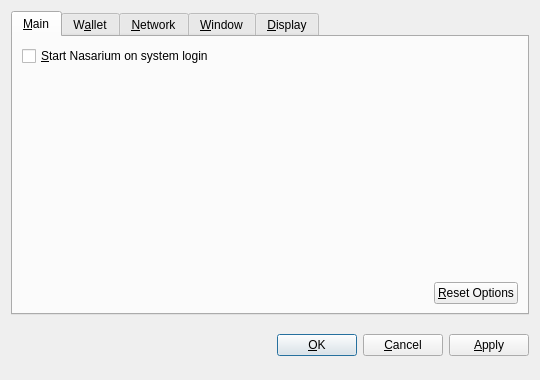
<?xml version="1.0" encoding="UTF-8"?>
<ui version="4.0">
 <class>OptionsDialog</class>
 <widget class="QDialog" name="OptionsDialog">
  <property name="geometry">
   <rect>
    <x>0</x>
    <y>0</y>
    <width>540</width>
    <height>380</height>
   </rect>
  </property>
  <property name="windowTitle">
   <string>Options</string>
  </property>
  <property name="styleSheet">
   <string notr="true">background-image: url(:/images/bkg2);</string>
  </property>
  <property name="modal">
   <bool>true</bool>
  </property>
  <layout class="QVBoxLayout" name="verticalLayout">
   <item>
    <widget class="QTabWidget" name="tabWidget">
     <property name="tabPosition">
      <enum>QTabWidget::North</enum>
     </property>
     <property name="currentIndex">
      <number>0</number>
     </property>
     <widget class="QWidget" name="tabMain">
      <attribute name="title">
       <string>&amp;Main</string>
      </attribute>
      <layout class="QVBoxLayout" name="verticalLayout_Main">
       <item>
        <widget class="QCheckBox" name="bitcoinAtStartup">
         <property name="toolTip">
          <string>Automatically start Nasarium after logging in to the system.</string>
         </property>
         <property name="text">
          <string>&amp;Start Nasarium on system login</string>
         </property>
        </widget>
       </item>
       <item>
        <spacer name="verticalSpacer_Main">
         <property name="orientation">
          <enum>Qt::Vertical</enum>
         </property>
         <property name="sizeHint" stdset="0">
          <size>
           <width>20</width>
           <height>40</height>
          </size>
         </property>
        </spacer>
       </item>
       <item>
        <layout class="QHBoxLayout" name="horizontalLayout_2_Main">
         <item>
          <spacer name="horizontalSpacer_2_Main">
           <property name="orientation">
            <enum>Qt::Horizontal</enum>
           </property>
           <property name="sizeHint" stdset="0">
            <size>
             <width>40</width>
             <height>20</height>
            </size>
           </property>
          </spacer>
         </item>
         <item>
          <widget class="QPushButton" name="resetButton">
           <property name="toolTip">
            <string>Reset all client options to default.</string>
           </property>
           <property name="text">
            <string>&amp;Reset Options</string>
           </property>
           <property name="autoDefault">
            <bool>false</bool>
           </property>
          </widget>
         </item>
        </layout>
       </item>
      </layout>
     </widget>
     <widget class="QWidget" name="tabWallet">
      <attribute name="title">
       <string>W&amp;allet</string>
      </attribute>
      <layout class="QVBoxLayout" name="verticalLayout_Network">
       <item>
        <widget class="QLabel" name="transactionFeeInfoLabel">
         <property name="text">
          <string>Optional transaction fee per kB that helps make sure your transactions are processed quickly. Most transactions are 1 kB.</string>
         </property>
         <property name="textFormat">
          <enum>Qt::PlainText</enum>
         </property>
         <property name="wordWrap">
          <bool>true</bool>
         </property>
        </widget>
       </item>
       <item>
        <layout class="QHBoxLayout" name="horizontalLayout_1_Main">
         <item>
          <widget class="QLabel" name="transactionFeeLabel">
           <property name="text">
            <string>Pay transaction &amp;fee</string>
           </property>
           <property name="textFormat">
            <enum>Qt::PlainText</enum>
           </property>
           <property name="buddy">
            <cstring>transactionFee</cstring>
           </property>
          </widget>
         </item>
         <item>
          <widget class="BitcoinAmountField" name="transactionFee"/>
         </item>
         <item>
          <spacer name="horizontalSpacer_1_Main">
           <property name="orientation">
            <enum>Qt::Horizontal</enum>
           </property>
           <property name="sizeHint" stdset="0">
            <size>
             <width>40</width>
             <height>20</height>
            </size>
           </property>
          </spacer>
         </item>
        </layout>
       </item>
       <item>
        <widget class="QLabel" name="label">
         <property name="text">
          <string>If you disable the spending of unconfirmed change, the change from a transaction cannot be used until that transaction has at least one confirmation. This also affects how your balance is computed.</string>
         </property>
         <property name="wordWrap">
          <bool>true</bool>
         </property>
        </widget>
       </item>
       <item>
        <widget class="QCheckBox" name="spendZeroConfChange">
         <property name="text">
          <string>Spend unconfirmed change  (experts only)</string>
         </property>
        </widget>
       </item>
       <item>
        <spacer name="verticalSpacer">
         <property name="orientation">
          <enum>Qt::Vertical</enum>
         </property>
         <property name="sizeHint" stdset="0">
          <size>
           <width>20</width>
           <height>40</height>
          </size>
         </property>
        </spacer>
       </item>
      </layout>
     </widget>
     <widget class="QWidget" name="tabNetwork">
      <attribute name="title">
       <string>&amp;Network</string>
      </attribute>
      <layout class="QVBoxLayout" name="verticalLayout_Network">
       <item>
        <widget class="QCheckBox" name="mapPortUpnp">
         <property name="toolTip">
          <string>Automatically open the Nasarium client port on the router. This only works when your router supports UPnP and it is enabled.</string>
         </property>
         <property name="text">
          <string>Map port using &amp;UPnP</string>
         </property>
        </widget>
       </item>
       <item>
        <widget class="QCheckBox" name="connectSocks">
         <property name="toolTip">
          <string>Connect to the Nasarium network through a SOCKS proxy (e.g. when connecting through Tor).</string>
         </property>
         <property name="text">
          <string>&amp;Connect through SOCKS proxy:</string>
         </property>
        </widget>
       </item>
       <item>
        <layout class="QHBoxLayout" name="horizontalLayout_Network">
         <item>
          <widget class="QLabel" name="proxyIpLabel">
           <property name="text">
            <string>Proxy &amp;IP:</string>
           </property>
           <property name="textFormat">
            <enum>Qt::PlainText</enum>
           </property>
           <property name="buddy">
            <cstring>proxyIp</cstring>
           </property>
          </widget>
         </item>
         <item>
          <widget class="QValidatedLineEdit" name="proxyIp">
           <property name="maximumSize">
            <size>
             <width>140</width>
             <height>16777215</height>
            </size>
           </property>
           <property name="toolTip">
            <string>IP address of the proxy (e.g. 127.0.0.1)</string>
           </property>
          </widget>
         </item>
         <item>
          <widget class="QLabel" name="proxyPortLabel">
           <property name="text">
            <string>&amp;Port:</string>
           </property>
           <property name="textFormat">
            <enum>Qt::PlainText</enum>
           </property>
           <property name="buddy">
            <cstring>proxyPort</cstring>
           </property>
          </widget>
         </item>
         <item>
          <widget class="QLineEdit" name="proxyPort">
           <property name="maximumSize">
            <size>
             <width>55</width>
             <height>16777215</height>
            </size>
           </property>
           <property name="toolTip">
            <string>Port of the proxy (e.g. 9050)</string>
           </property>
          </widget>
         </item>
         <item>
          <widget class="QLabel" name="socksVersionLabel">
           <property name="text">
            <string>SOCKS &amp;Version:</string>
           </property>
           <property name="textFormat">
            <enum>Qt::PlainText</enum>
           </property>
           <property name="buddy">
            <cstring>socksVersion</cstring>
           </property>
          </widget>
         </item>
         <item>
          <widget class="QValueComboBox" name="socksVersion">
           <property name="toolTip">
            <string>SOCKS version of the proxy (e.g. 5)</string>
           </property>
          </widget>
         </item>
         <item>
          <spacer name="horizontalSpacer_Network">
           <property name="orientation">
            <enum>Qt::Horizontal</enum>
           </property>
           <property name="sizeHint" stdset="0">
            <size>
             <width>40</width>
             <height>20</height>
            </size>
           </property>
          </spacer>
         </item>
        </layout>
       </item>
       <item>
        <spacer name="verticalSpacer_Network">
         <property name="orientation">
          <enum>Qt::Vertical</enum>
         </property>
         <property name="sizeHint" stdset="0">
          <size>
           <width>20</width>
           <height>40</height>
          </size>
         </property>
        </spacer>
       </item>
      </layout>
     </widget>
     <widget class="QWidget" name="tabWindow">
      <attribute name="title">
       <string>&amp;Window</string>
      </attribute>
      <layout class="QVBoxLayout" name="verticalLayout_Window">
       <item>
        <widget class="QCheckBox" name="minimizeToTray">
         <property name="toolTip">
          <string>Show only a tray icon after minimizing the window.</string>
         </property>
         <property name="text">
          <string>&amp;Minimize to the tray instead of the taskbar</string>
         </property>
        </widget>
       </item>
       <item>
        <widget class="QCheckBox" name="minimizeOnClose">
         <property name="toolTip">
          <string>Minimize instead of exit the application when the window is closed. When this option is enabled, the application will be closed only after selecting Quit in the menu.</string>
         </property>
         <property name="text">
          <string>M&amp;inimize on close</string>
         </property>
        </widget>
       </item>
       <item>
        <spacer name="verticalSpacer_Window">
         <property name="orientation">
          <enum>Qt::Vertical</enum>
         </property>
         <property name="sizeHint" stdset="0">
          <size>
           <width>20</width>
           <height>40</height>
          </size>
         </property>
        </spacer>
       </item>
      </layout>
     </widget>
     <widget class="QWidget" name="tabDisplay">
      <attribute name="title">
       <string>&amp;Display</string>
      </attribute>
      <layout class="QVBoxLayout" name="verticalLayout_Display">
       <item>
        <layout class="QHBoxLayout" name="horizontalLayout_1_Display">
         <item>
          <widget class="QLabel" name="langLabel">
           <property name="text">
            <string>User Interface &amp;language:</string>
           </property>
           <property name="textFormat">
            <enum>Qt::PlainText</enum>
           </property>
           <property name="buddy">
            <cstring>lang</cstring>
           </property>
          </widget>
         </item>
         <item>
          <widget class="QValueComboBox" name="lang">
           <property name="toolTip">
            <string>The user interface language can be set here. This setting will take effect after restarting Nasarium.</string>
           </property>
          </widget>
         </item>
        </layout>
       </item>
       <item>
        <layout class="QHBoxLayout" name="horizontalLayout_2_Display">
         <item>
          <widget class="QLabel" name="unitLabel">
           <property name="text">
            <string>&amp;Unit to show amounts in:</string>
           </property>
           <property name="textFormat">
            <enum>Qt::PlainText</enum>
           </property>
           <property name="buddy">
            <cstring>unit</cstring>
           </property>
          </widget>
         </item>
         <item>
          <widget class="QValueComboBox" name="unit">
           <property name="toolTip">
            <string>Choose the default subdivision unit to show in the interface and when sending coins.</string>
           </property>
          </widget>
         </item>
        </layout>
       </item>
       <item>
        <widget class="QCheckBox" name="displayAddresses">
         <property name="toolTip">
          <string>Whether to show Nasarium addresses in the transaction list or not.</string>
         </property>
         <property name="text">
          <string>&amp;Display addresses in transaction list</string>
         </property>
        </widget>
       </item>
       <item>
        <widget class="QCheckBox" name="coinControlFeatures">
         <property name="toolTip">
          <string>Whether to show coin control features or not.</string>
         </property>
         <property name="text">
          <string>Display coin &amp;control features (experts only!)</string>
         </property>
        </widget>
       </item>
       <item>
        <spacer name="verticalSpacer_Display">
         <property name="orientation">
          <enum>Qt::Vertical</enum>
         </property>
         <property name="sizeHint" stdset="0">
          <size>
           <width>20</width>
           <height>40</height>
          </size>
         </property>
        </spacer>
       </item>
      </layout>
     </widget>
    </widget>
   </item>
   <item>
    <layout class="QHBoxLayout" name="horizontalLayout_Buttons">
     <item>
      <spacer name="horizontalSpacer_1">
       <property name="orientation">
        <enum>Qt::Horizontal</enum>
       </property>
       <property name="sizeHint" stdset="0">
        <size>
         <width>40</width>
         <height>48</height>
        </size>
       </property>
      </spacer>
     </item>
     <item>
      <widget class="QLabel" name="statusLabel">
       <property name="font">
        <font>
         <weight>75</weight>
         <bold>true</bold>
        </font>
       </property>
       <property name="text">
        <string/>
       </property>
       <property name="textFormat">
        <enum>Qt::PlainText</enum>
       </property>
       <property name="wordWrap">
        <bool>true</bool>
       </property>
      </widget>
     </item>
     <item>
      <spacer name="horizontalSpacer_2">
       <property name="orientation">
        <enum>Qt::Horizontal</enum>
       </property>
       <property name="sizeHint" stdset="0">
        <size>
         <width>40</width>
         <height>48</height>
        </size>
       </property>
      </spacer>
     </item>
     <item>
      <widget class="QPushButton" name="okButton">
       <property name="text">
        <string>&amp;OK</string>
       </property>
      </widget>
     </item>
     <item>
      <widget class="QPushButton" name="cancelButton">
       <property name="text">
        <string>&amp;Cancel</string>
       </property>
       <property name="autoDefault">
        <bool>false</bool>
       </property>
      </widget>
     </item>
     <item>
      <widget class="QPushButton" name="applyButton">
       <property name="text">
        <string>&amp;Apply</string>
       </property>
       <property name="autoDefault">
        <bool>false</bool>
       </property>
      </widget>
     </item>
    </layout>
   </item>
  </layout>
 </widget>
 <customwidgets>
  <customwidget>
   <class>BitcoinAmountField</class>
   <extends>QSpinBox</extends>
   <header>bitcoinamountfield.h</header>
   <container>1</container>
  </customwidget>
  <customwidget>
   <class>QValueComboBox</class>
   <extends>QComboBox</extends>
   <header>qvaluecombobox.h</header>
  </customwidget>
  <customwidget>
   <class>QValidatedLineEdit</class>
   <extends>QLineEdit</extends>
   <header>qvalidatedlineedit.h</header>
  </customwidget>
 </customwidgets>
 <resources/>
 <connections/>
</ui>
